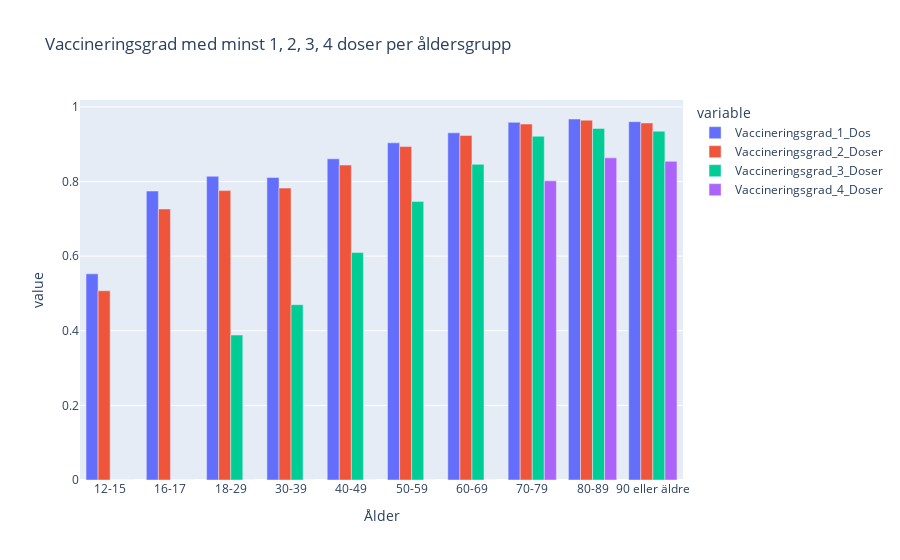

The cell this chart's notebook holds for it:
### Markdown cell above
### KPI 2: Andel av befolkningen i åldersgruppen 12-15 som har fått minst en dos av COVID-19-vaccinet

- Denna KPI visar andelen av befolkningen i åldersgruppen 12-15 som har fått minst en dos av COVID-19-vaccinet. Detta hjälper till att spåra vaccinationsframstegen bland yngre populationer och är viktigt för att säkerställa att ungdomar är skyddade, speciellt i skolmiljöer.

- Det observerades att åldersgruppen 12-15 endast har uppnått en vaccinationsgrad för 1 och 2 doser, vilket tyder på att strategier för fullständig vaccination inklusive boosterdoser ännu inte implementerats eller inte är rekommenderade för denna åldersgrupp.

- Denna KPI är avgörande för att utvärdera effektiviteten av vaccinationskampanjer riktade mot yngre åldersgrupper och för att identifiera potentiella hinder för fullständig vaccination.

- Diagrammet visar tydligt att det finns en skillnad i vaccinationsgrad mellan grundläggande doser och ytterligare boosterdoser i denna åldersgrupp, vilket kan motivera ytterligare undersökningar för att förstå orsakerna bakom denna trend.

- Genom att övervaka denna KPI kan hälsomyndigheterna bättre förstå hur väl denna demografiska grupp är skyddad och vid behov anpassa sina strategier för att öka täckningsgraden.

### KPI 3: Proportionen av den äldre befolkningen (70 år och äldre) som har fått fullständig vaccination

- Denna KPI representerar proportionen av den äldre befolkningen (70 år och äldre) som har fått fullständig vaccination, definierat som mottagande av alla rekommenderade doser av COVID-19-vaccinet. Detta ger insikt i hur väl de mest sårbara grupperna skyddas mot viruset.

- I diagrammet syns det att en högre andel av de äldre åldersgrupperna har mottagit både tredje och fjärde doserna, vilket indikerar en stark upptagning av booster-doser och ett möjligt skydd mot svårare sjukdomsförlopp.

- Denna KPI är kritisk för att förstå immunitetsnivåerna i samhället, särskilt bland äldre som löper större risk för allvarlig sjukdom. En hög andel fullständigt vaccinerade i denna grupp är positiv och kan bidra till lägre belastning på sjukvårdssystemet.

- Genom att analysera staplarna i histogrammet kan vi identifiera mönster och trender i vaccinationsupptaget över tid och använda dessa data för att informera folkhälsobeslut och resursfördelning.

- Att övervaka denna KPI är viktigt för att bedöma behovet av ytterligare vaccinationsinsatser och för att planera för framtida folkhälsoutmaningar som kan uppstå som en följd av pandemin.

### Code cell
# Läs bladet Vaccinerade kommun och ålder 
df = pd.read_excel(file_path_vaccinations, sheet_name='Vaccinerade kommun och ålder')

# Gruppera data per åldersgrupp och summera
vaccine_data_ålder = df.groupby('Ålder').agg(
    befolkning=pd.NamedAgg(column='Befolkning', aggfunc='sum'),
    total_1_Dos=pd.NamedAgg(column='Antal minst 1 dos', aggfunc='sum'),
    total_2_Doser=pd.NamedAgg(column='Antal minst 2 doser', aggfunc='sum'),
    total_3_Doser=pd.NamedAgg(column='Antal 3 doser', aggfunc='sum'),
    total_4_Doser=pd.NamedAgg(column='Antal 4 doser', aggfunc='sum')
).reset_index()

# Beräkna vaccineringsgraden per åldersgrupp
vaccine_data_ålder['Vaccineringsgrad_1_Dos'] = vaccine_data_ålder['total_1_Dos'] / vaccine_data_ålder['befolkning']
vaccine_data_ålder['Vaccineringsgrad_2_Doser'] = vaccine_data_ålder['total_2_Doser'] / vaccine_data_ålder['befolkning']
vaccine_data_ålder['Vaccineringsgrad_3_Doser'] = vaccine_data_ålder['total_3_Doser'] / vaccine_data_ålder['befolkning']
vaccine_data_ålder['Vaccineringsgrad_4_Doser'] = vaccine_data_ålder['total_4_Doser'] / vaccine_data_ålder['befolkning']

# Skapa stapeldiagram för varje doskategori och per åldersgrupp
fig = px.bar(vaccine_data_ålder, x='Ålder', y=['Vaccineringsgrad_1_Dos', 'Vaccineringsgrad_2_Doser', 'Vaccineringsgrad_3_Doser', 'Vaccineringsgrad_4_Doser'],
            title='Vaccineringsgrad med minst 1, 2, 3, 4 doser per åldersgrupp', barmode='group')

# Visa diagrammet
fig

### Figure 1 — Plotly figure (JSON) as saved in the notebook; plotly's stock layout.template omitted (floating-point values rounded to 4 significant figures)
{"data": [{"alignmentgroup": "True", "hovertemplate": "variable=Vaccineringsgrad_1_Dos<br>Ålder=%{x}<br>value=%{y}<extra></extra>", "legendgroup": "Vaccineringsgrad_1_Dos", "marker": {"color": "#636efa", "pattern": {"shape": ""}}, "name": "Vaccineringsgrad_1_Dos", "offsetgroup": "Vaccineringsgrad_1_Dos", "orientation": "v", "showlegend": true, "textposition": "auto", "type": "bar", "x": ["12-15", "16-17", "18-29", "30-39", "40-49", "50-59", "60-69", "70-79", "80-89", "90 eller äldre"], "xaxis": "x", "y": [0.5526, 0.7745, 0.8141, 0.8109, 0.861, 0.9037, 0.9306, 0.9587, 0.9676, 0.9604], "yaxis": "y"}, {"alignmentgroup": "True", "hovertemplate": "variable=Vaccineringsgrad_2_Doser<br>Ålder=%{x}<br>value=%{y}<extra></extra>", "legendgroup": "Vaccineringsgrad_2_Doser", "marker": {"color": "#EF553B", "pattern": {"shape": ""}}, "name": "Vaccineringsgrad_2_Doser", "offsetgroup": "Vaccineringsgrad_2_Doser", "orientation": "v", "showlegend": true, "textposition": "auto", "type": "bar", "x": ["12-15", "16-17", "18-29", "30-39", "40-49", "50-59", "60-69", "70-79", "80-89", "90 eller äldre"], "xaxis": "x", "y": [0.5072, 0.7265, 0.7757, 0.7825, 0.8441, 0.8937, 0.9234, 0.9542, 0.9643, 0.957], "yaxis": "y"}, {"alignmentgroup": "True", "hovertemplate": "variable=Vaccineringsgrad_3_Doser<br>Ålder=%{x}<br>value=%{y}<extra></extra>", "legendgroup": "Vaccineringsgrad_3_Doser", "marker": {"color": "#00cc96", "pattern": {"shape": ""}}, "name": "Vaccineringsgrad_3_Doser", "offsetgroup": "Vaccineringsgrad_3_Doser", "orientation": "v", "showlegend": true, "textposition": "auto", "type": "bar", "x": ["12-15", "16-17", "18-29", "30-39", "40-49", "50-59", "60-69", "70-79", "80-89", "90 eller äldre"], "xaxis": "x", "y": [0, 0, 0.3886, 0.4699, 0.6096, 0.7468, 0.8462, 0.9214, 0.9424, 0.935], "yaxis": "y"}, {"alignmentgroup": "True", "hovertemplate": "variable=Vaccineringsgrad_4_Doser<br>Ålder=%{x}<br>value=%{y}<extra></extra>", "legendgroup": "Vaccineringsgrad_4_Doser", "marker": {"color": "#ab63fa", "pattern": {"shape": ""}}, "name": "Vaccineringsgrad_4_Doser", "offsetgroup": "Vaccineringsgrad_4_Doser", "orientation": "v", "showlegend": true, "textposition": "auto", "type": "bar", "x": ["12-15", "16-17", "18-29", "30-39", "40-49", "50-59", "60-69", "70-79", "80-89", "90 eller äldre"], "xaxis": "x", "y": [0, 0, 0, 0, 0, 0, 0, 0.8019, 0.8635, 0.8541], "yaxis": "y"}], "layout": {"barmode": "group", "legend": {"title": {"text": "variable"}, "tracegroupgap": 0}, "title": {"text": "Vaccineringsgrad med minst 1, 2, 3, 4 doser per åldersgrupp"}, "xaxis": {"anchor": "y", "domain": [0, 1], "title": {"text": "Ålder"}}, "yaxis": {"anchor": "x", "domain": [0, 1], "title": {"text": "value"}}}}
